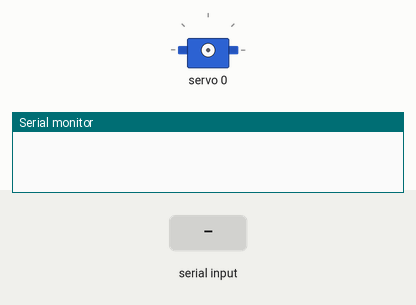
This sketch was run on a simulated Arduino Uno, built with avr-gcc and run on an emulated ATmega328P. Parts: servo, the last lines printed to the serial monitor. The test bench sets the inputs (shaded band).

Above: at 1.2 s.
1.3 s: "90,45\n" received over Serial
2.8 s: "30,150\n" received over Serial
At 3.27 s:
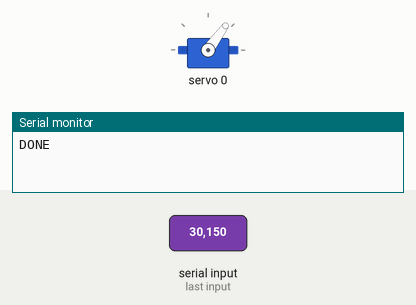
At 5.7 s:
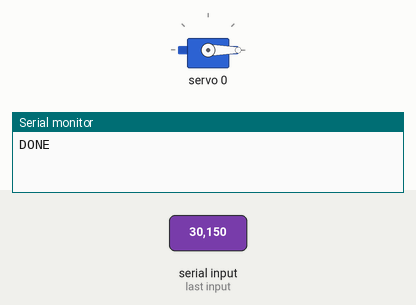
5.8 s: "200\n" received over Serial
At 6.42 s:
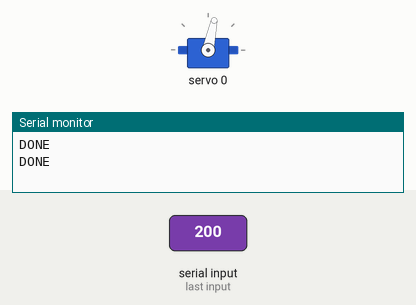
8.8 s: "5\n" received over Serial
Timing chart, 0 to 12.8 s (numbered marks = the images above; inputs shaded):
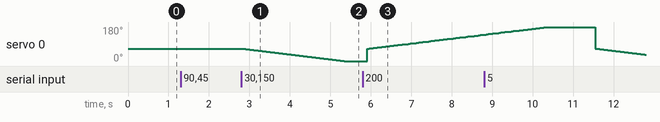

The sketch:

arduino_receive_command.ino
```cpp
#include <Wire.h>
#include <Adafruit_PWMServoDriver.h>

// Initialize the PCA9685 PWM driver
Adafruit_PWMServoDriver pwm = Adafruit_PWMServoDriver();

// Define servo channels on the PCA9685
const int baseChannel = 0;

#define SERVOMIN  0  // Minimum pulse length for the servo
#define SERVOMAX  500  // Maximum pulse length for the servo
#define DELAYTIME 50   // Delay in milliseconds between steps (controls speed)

int receivedNumber = 0; // Variable to store the received number

void setup() {
  Serial.begin(9600); // Start serial communication at 9600 baud
  pwm.begin();
  pwm.setPWMFreq(50);  // 50Hz servo frequency
}

void loop() {
  // Check if data is available on the serial port
  if (Serial.available() > 0) {
    String receivedData = Serial.readStringUntil('\n'); // Read until newline

    receivedNumber = receivedData.toInt(); // Convert the received string to an integer

    moveServoSlowly(baseChannel, 90, receivedNumber, DELAYTIME);

    // Print DONE to confirm the completion of the action
    Serial.println("DONE");

  }
}

// Function to map angle to PWM pulse length
int angleToPulse(float angle) {
  return map(angle, 0, 180, SERVOMIN, SERVOMAX);
}

// Function to smoothly move the servo to a target angle
void moveServoSlowly(uint8_t channel, float startAngle, float endAngle, int stepDelay) {
  if (startAngle < endAngle) {
    for (float angle = startAngle; angle <= endAngle; angle += 1) {
      pwm.setPWM(channel, 0, angleToPulse(angle));
      delay(stepDelay);
    }
  } else {
    for (float angle = startAngle; angle >= endAngle; angle -= 1) {
      pwm.setPWM(channel, 0, angleToPulse(angle));
      delay(stepDelay);
    }
  }
}
```

Measured:
- after the input at 2.8 s, servo 0: moves from 66° to 0° over 2.5 s, starting after 0.06 s
- after the input at 5.8 s, servo 0: moves from 0° to 139° over 2.8 s, starting after 0.11 s
